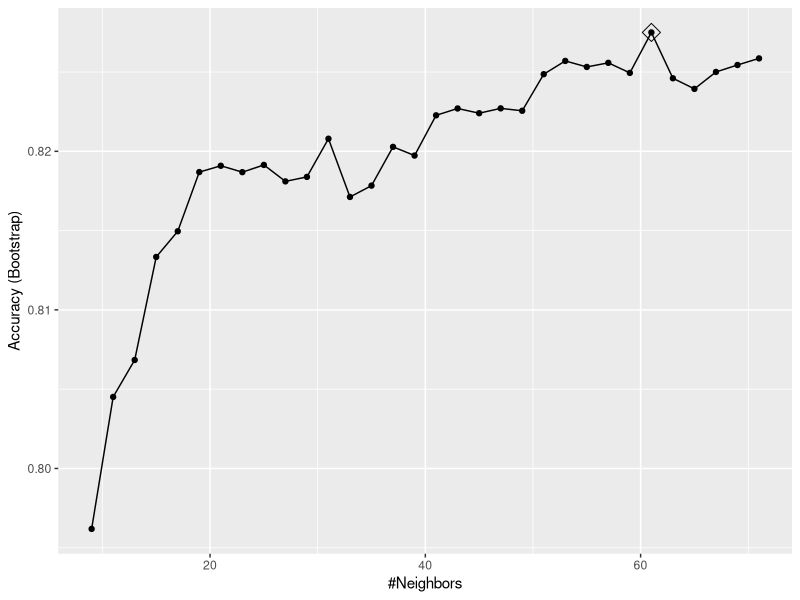
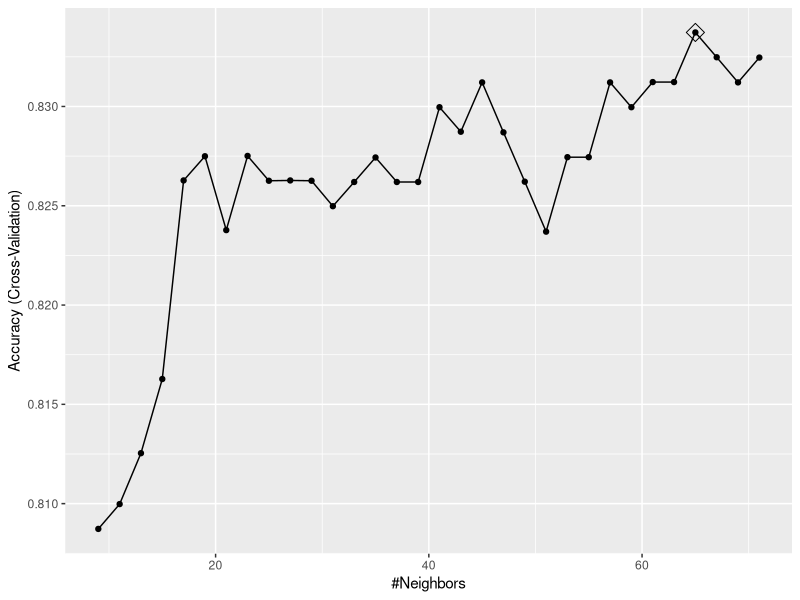
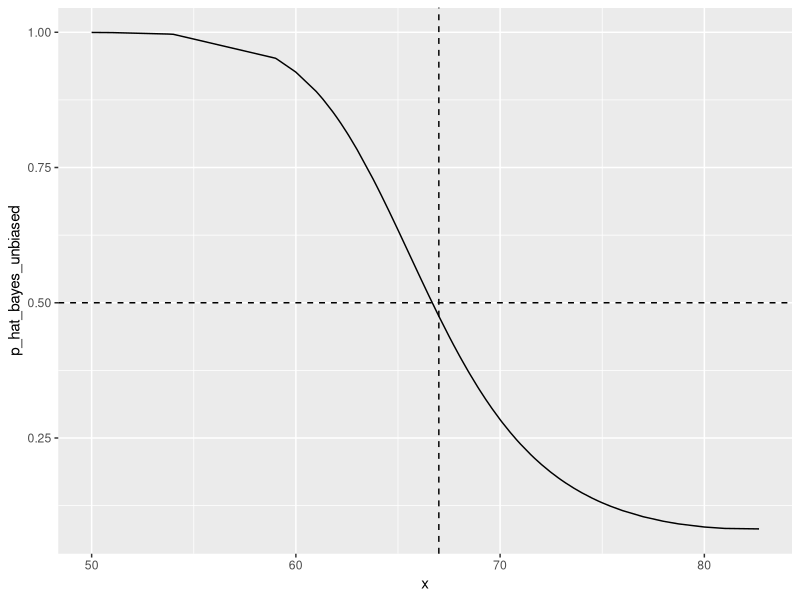

Write the R code that produced these figures, in order. (Note: this script raises an error after producing the figures.)
#### Environment ####
library(tidyverse)
library(dslabs)
library(caret)

getwd()
setwd("/Users/mac/Documents/R_Notes/ML")

data("mnist_27")

#####

#### caret package ####
train_glm <- train(y ~ ., method = "glm", data = mnist_27$train)
train_knn <- train(y ~., method = "knn", data = mnist_27$train)
# train: train different algorithms, all similar syntax

y_hat_glm <- predict(train_glm, mnist_27$test, type = "raw")
y_hat_knn <- predict(train_knn, mnist_27$test, type = "raw")
# predict: use results of train directly, although they are different

confusionMatrix(y_hat_glm, mnist_27$test$y)$overall[["Accuracy"]]
confusionMatrix(y_hat_knn, mnist_27$test$y)$overall[["Accuracy"]]



# When an algorithm inlucdes a tuning parameter, train automatically 
# use cross validation to decide it from a few default values 
 # We can also customise 
set.seed(2008)
train_knn <- train(y ~ ., method = "knn",
                   data = mnist_27$train,
                   tuneGrid = data.frame(k = seq(9,71,2)))
# tuneGrid：手动确定potential k
ggplot(train_knn, highlight = T)
# ggplot中optimal parameter会被框出
train_knn$bestTune
train_knn$finalModel
# 读取best model 
# predict使用的也是best model

# We can also change how we do cross validation 
set.seed(2008)
control <- trainControl(method = "cv", number = 10, p = 0.9) 
# 10-fold cross validation
train_knn_cv <- train(y ~., method = "knn",
                      data = mnist_27$train,
                      tuneGrid = data.frame(k = seq(9, 71, 2)),
                      trControl = control)
ggplot(train_knn_cv, highlight = T)



# gamLoess method 
#grid <- expand.grid(span = seq(0.15,0.65, len = 10), degree = 1)
#train_loess <- train(y ~ .,
#                     method = "gamLoess",
#                     tuneGrid=grid,
#                     data = mnist_27$train) 
# kNN with a normal kernel 
# ggplot(train_loess, highlight = TRUE)

remove(train_knn, train_glm, train_knn_cv, control)
remove(y_hat_glm, y_hat_knn)
#####

#### Generative Models ####

# To get conditional probability Pr(Y = 1 | X = x)
# distribution of X can be helpful 
# models using this property are generative models

# If we don't consider distribution of X (say, we directly assume it)
# then these models are called discriminant models 



# Naive Bayes 
# estimate conditional distributions of the predictors, then Bayes' rule
# useful when predictors are few and categories are many 
# still, sometimes we just don't know the distribution 

# mathematically, Naive Bayes is very similar to logistic regression

# eg
data("heights")

y <- heights$height
set.seed(1995)
test_index <- createDataPartition(y, times = 1, p = 0.5, list = FALSE) 
train_set <- heights[-test_index,]
test_set <- heights[test_index,]
# heights given sex is approximately normal, so we know the distribution 
# just by mean and sa
params <- train_set %>%
  group_by(sex) %>%
  summarise(avg = mean(height), sd = sd(height))
params
# [2] is male, [1] is female
pi <- train_set %>%
  summarise(pi = mean(sex == "Female")) %>% #直接用mean接不住
  pull(pi)
# prevalence, Pr(Y = 1)
x <- test_set$height
# Y = 0 is male, Y = 1 is female
f0 <- dnorm(x, params$avg[2], params$sd[2])
f1 <- dnorm(x, params$avg[1], params$sd[1])

p_hat_bayes <- f1*pi / (f1*pi + f0*(1-pi))
# Pr(Y = 1 | X = x)

y_hat_bayes <- ifelse(p_hat_bayes > 0.5, "Female", "Male")
specificity(data = factor(y_hat_bayes), 
            reference = factor(test_set$sex))
sensitivity(data = factor(y_hat_bayes), 
            reference = factor(test_set$sex))
# we see our prediction has high specificity but low sensitivity 
# this is because our prevalence is much lower than population (0.5)
# we can correct it with Naive Bayes 
# i.e. change prevalence when we get p_bayes
p_hat_bayes_unbiased <- f1 * 0.5 / (f1 * 0.5 + f0 * (1 - 0.5)) 
y_hat_bayes_unbiased <- ifelse(p_hat_bayes_unbiased > 0.5, 
                               "Female", "Male")
sensitivity(data = factor(y_hat_bayes_unbiased), 
            factor(test_set$sex)) 
specificity(data = factor(y_hat_bayes_unbiased), 
            factor(test_set$sex)) 
qplot(x, p_hat_bayes_unbiased, geom = "line") + 
  geom_hline(yintercept = 0.5, lty = 2) + 
  geom_vline(xintercept = 67, lty = 2)
# the given cutoff of sex is abround 66-67, 
# which is about the middle of male and female avarage heights



# Quadratic discriminant analysis (QDA)
# a version of Naive Bayes, 
# assume conditional distribution of Xis multivariate normal
# 上面那个实际也是QDA

# 2 or 7 eg
data("mnist_27")

# 这次有两个predictor，还有correlation
params <- mnist_27$train %>%
  group_by(y) %>%
  summarise(avg_1 = mean(x_1), avg_2 = mean(x_2),
            sd_1 = sd(x_1), sd_2 = sd(x_2),
            r = cor(x_1, x_2))
params
# 不过实际上直接用train就好了
train_qda <- train(y ~., method = "qda", 
                   data = mnist_27$train)
y_hat <- predict(train_qda, mnist_27$test)
confusionMatrix(y_hat, mnist_27$test$y)$overall["Accuracy"]



# Linear discriminant analysis 
# QDA becomes infeasible if there are many parameters 
# say, 10, then 10 mean, 10 sd, 45 cor
# LDA provides a simplification: assume all corrlations are the same 
# (hence all sds are the same as well)

# 沿用2 or 7 example
train_lda <- train(y ~., method = "lda", data = mnist_27$train)
y_hat <- predict(train_lda, mnist_27$test)
confusionMatrix(y_hat, mnist_27$test$y)$overall["Accuracy"]

# Remark:
# QDA: boundary is quadratic 
# LDA: boundary is linear (a line)
# so QDA is more flexible, as LDA cannot capture nonlinear features

#####
  
#### Case study: more than 3 classes ####
# data generation 
{
if(!exists("mnist")) mnist <- read_mnist()
set.seed(3456)
index_127 <- sample(which(mnist$train$labels %in% c(1,2,7)), 2000) 
y <- mnist$train$labels[index_127]
x <- mnist$train$images[index_127,]
index_train <- createDataPartition(y, p=0.8, list = FALSE)
## get the quadrants
row_column <- expand.grid(row=1:28, col=1:28)
upper_left_ind <- which(row_column$col <= 14 & row_column$row <= 14) 
lower_right_ind <- which(row_column$col > 14 & row_column$row > 14) 
## binarize the values. Above 200 is ink, below is no ink
x <- x > 200
## proportion of pixels in lower right quadrant
x <- cbind(rowSums(x[ ,upper_left_ind])/rowSums(x),
           rowSums(x[ ,lower_right_ind])/rowSums(x)) 
##save data
train_set <- data.frame(y = factor(y[index_train]),
                        x_1 = x[index_train,1], x_2 = x[index_train,2])
test_set <- data.frame(y = factor(y[-index_train]),
                       x_1 = x[-index_train,1], x_2 = x[-index_train,2])
}
# 这次是1 or 2 or 7

# qda
train_qda <- train(y ~ ., method = "qda", data = train_set)
confusionMatrix(predict(train_qda, test_set), test_set$y)$table
confusionMatrix(predict(train_qda, test_set), 
                test_set$y)$overall["Accuracy"] # 0.749
# lda
train_lda <- train(y ~ ., method = "lda", data = train_set)
confusionMatrix(predict(train_lda, test_set), test_set$y)$table
confusionMatrix(predict(train_lda, test_set), 
                test_set$y)$overall["Accuracy"] # 0.629
# knn
train_knn <- train(y ~., method = "knn", data = train_set,
                   tuneGrid = data.frame(k = seq(15,51,2)))
confusionMatrix(predict(train_knn, test_set), test_set$y)$table
confusionMatrix(predict(train_knn, test_set), 
                test_set$y)$overall["Accuracy"] # 0.747

# Problems of generative model here is lack of fit for normal assumption
train_set %>% 
  mutate(y = factor(y)) %>% 
  ggplot(aes(x_1, x_2, fill = y, color=y)) + 
  geom_point(show.legend = FALSE) + 
  stat_ellipse(type="norm") # 这样画在椭圆内就是符合normal distribution
# 可见normal不能很好地概括distribution

#####

#### Classification and Regression Trees (CART) ####
# useful when there are many predictors (say 100+)
# idea:
# use data to create decision trees, with predictions at the ends 
# each predictor is a decision, used to partition outcome variable 



# Regression Trees
# (continuous outcome)

data("polls_2008")
qplot(day, margin, data = polls_2008)
# predict margin with day

library(rpart)
fit <- rpart(margin ~ ., data = polls_2008)

plot(fit, margin = 0.1)
text(fit, cex = 0.75)
# end with 8 partitions 
polls_2008 %>%
  mutate(y_hat = predict(fit)) %>% 
  ggplot() +
  geom_point(aes(day, margin)) + 
  geom_step(aes(day, y_hat), col="violet")
# our final fit

# Remark: How do we create partitions?
# 1. pick predictor and its value:
#    minimise the residual sum of square (RSS)
# 2. partition by predictor and value 
#    小于的在一边，大于等于另一边

# Remark: When does partition stops?
# 1. complexity parameter cp
# minimum for how much RSS must improve for another partition to be added
# 2. minsplit 
# minimum of observations in a partition before partitioning it further
# 3. minbucket 
# minimum number of observations in each node 

# use cross validation for fine tunning 
train_rpart <- train(margin ~ .,
                     method = "rpart",
                     tuneGrid = data.frame(cp = seq(0, 0.05, len = 25)), 
                     data = polls_2008)
ggplot(train_rpart)
plot(train_rpart$finalModel, margin = 0.1)
text(train_rpart$finalModel, cex = 0.75)
polls_2008 %>%
  mutate(y_hat = predict(train_rpart)) %>% 
  ggplot() +
  geom_point(aes(day, margin)) + 
  geom_step(aes(day, y_hat), col="purple")



# Classification (Decision) Trees
# (categorical outcome)
train_rpart <- train(y ~ .,
                     method = "rpart",
                     tuneGrid = data.frame(cp = seq(0.0, 0.1, len = 25)), 
                     data = mnist_27$train)
y_hat <- predict(train_rpart, mnist_27$test) 
confusionMatrix(y_hat, mnist_27$test$y)$overall["Accuracy"]
# better than linear regression, worse than kNN
# problem:
# not flexible, highly unstable to changes in training data 
# (hence rarely the best performing method)

#####

#### Random Forests ####
# average multiple decision trees
# random: bootstrap makes individual trees randomly different
# forest: combination of trees is the forest

# 1. Build B decision trees using training set
# 2. For every observation in the test set, form predictions using trees
# 3. For continuous, average predictions; 
#    For categories, majority vote 

# Create forest:
# 1. Bootstrap training set: sampling N observations with replacement 
# 2. randomly select features to be included for each tree 
#    (usually there are a large number of features)



library(randomForest)
fit <- randomForest(margin~., data = polls_2008)
plot(fit)
# we see error decreases quickly as we add about 30 trees
polls_2008 %>%
  mutate(y_hat = predict(fit, newdata = polls_2008)) %>% 
  ggplot() +
  geom_point(aes(day, margin)) +
  geom_line(aes(day, y_hat), col="violet")



# example for 2 or 7
train_rf <- randomForest(y ~ ., data=mnist_27$train)
confusionMatrix(predict(train_rf, mnist_27$test), 
                mnist_27$test$y)$overall["Accuracy"]
# we can also change parameters for randomeForest
nodesize <- seq(1, 51, 10)
acc <- sapply(nodesize, function(ns){
  train(y ~., method = "rf", data = mnist_27$train,
        tuneGrid = data.frame(mtry = 2),
        nodesize = ns)$results$Accuracy
})
qplot(nodesize, acc)
train_rf_2 <- randomForest(y ~., data = mnist_27$train,
                           nodesize = nodesize[which.max(acc)])
confusionMatrix(predict(train_rf_2, mnist_27$test),
                mnist_27$test$y)$overall["Accuracy"]
# we see the performance is better 



# Remark:
# Disadvantage of random forest is the loss of interpretability 
# Still, checking variable importance can help
# (i.e. how often one predictor is used in the individual trees)

#####
